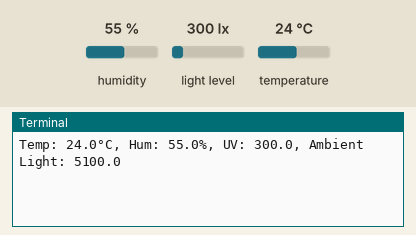
Simulated run of this program. Board: Raspberry Pi (BCM pin numbers). On the bench: the last lines printed to the terminal. The test bench sets the inputs (shaded band); at power-on: humidity 55 %, light level 300 lx, temperature 24 °C.

Above: at 1.2 s.
1.3 s: humidity set to 22 %
At 2.7 s:
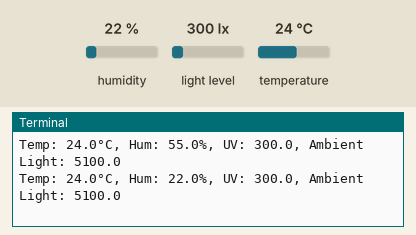
2.8 s: light level set to 40 lx
4.3 s: temperature set to 12 °C
At 5.5 s:
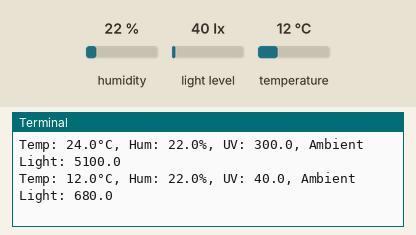
5.8 s: light level set to 500 lx
At 7.2 s:
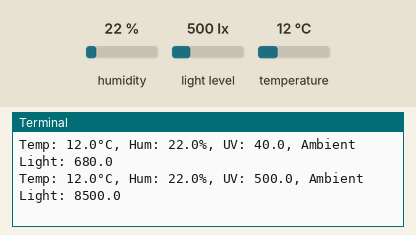
7.3 s: humidity set to 40 %
At 9.56 s:
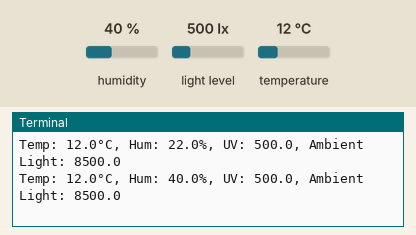
Timing chart, 0 to 9.8 s (numbered marks = the images above; inputs shaded):
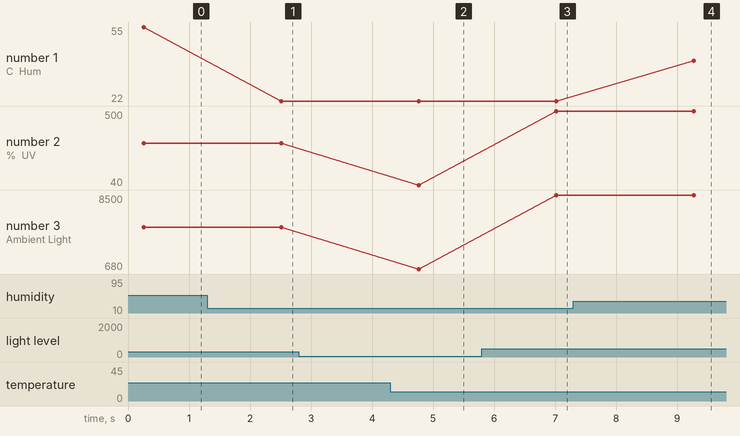

Measured:
- after the input at 1.3 s, the terminal: prints a new line after 1.2 s (image 1)
- after the input at 4.3 s, the terminal: prints a new line after 0.46 s (image 2)
- after the input at 5.8 s, the terminal: prints a new line after 1.2 s (image 3)
- after the input at 7.3 s, the terminal: prints a new line after 2.0 s (image 4)
- plotted number 1: 55 → 22 after the input at 1.3 s
- plotted number 2: 40 → 500 after the input at 5.8 s
- plotted number 3: 680 → 8500 after the input at 5.8 s

The program:

test.py
```python
import time
import board
import adafruit_dht
import busio
import adafruit_ltr390

i2c = busio.I2C(board.SCL, board.SDA)
ltr = adafruit_ltr390.LTR390(i2c)
dht_device = adafruit_dht.DHT22(board.D4)

while True:
    try:
        temperature = dht_device.temperature
        humidity = dht_device.humidity
        uv_index = ltr.lux
        ambient_light = ltr.light
        print(f"Temp: {temperature:.1f}°C, Hum: {humidity:.1f}%, UV: {uv_index:.1f}, Ambient Light: {ambient_light:.1f}")
    except Exception as e:
        print(f"Error: {e}")
    time.sleep(2)
```
